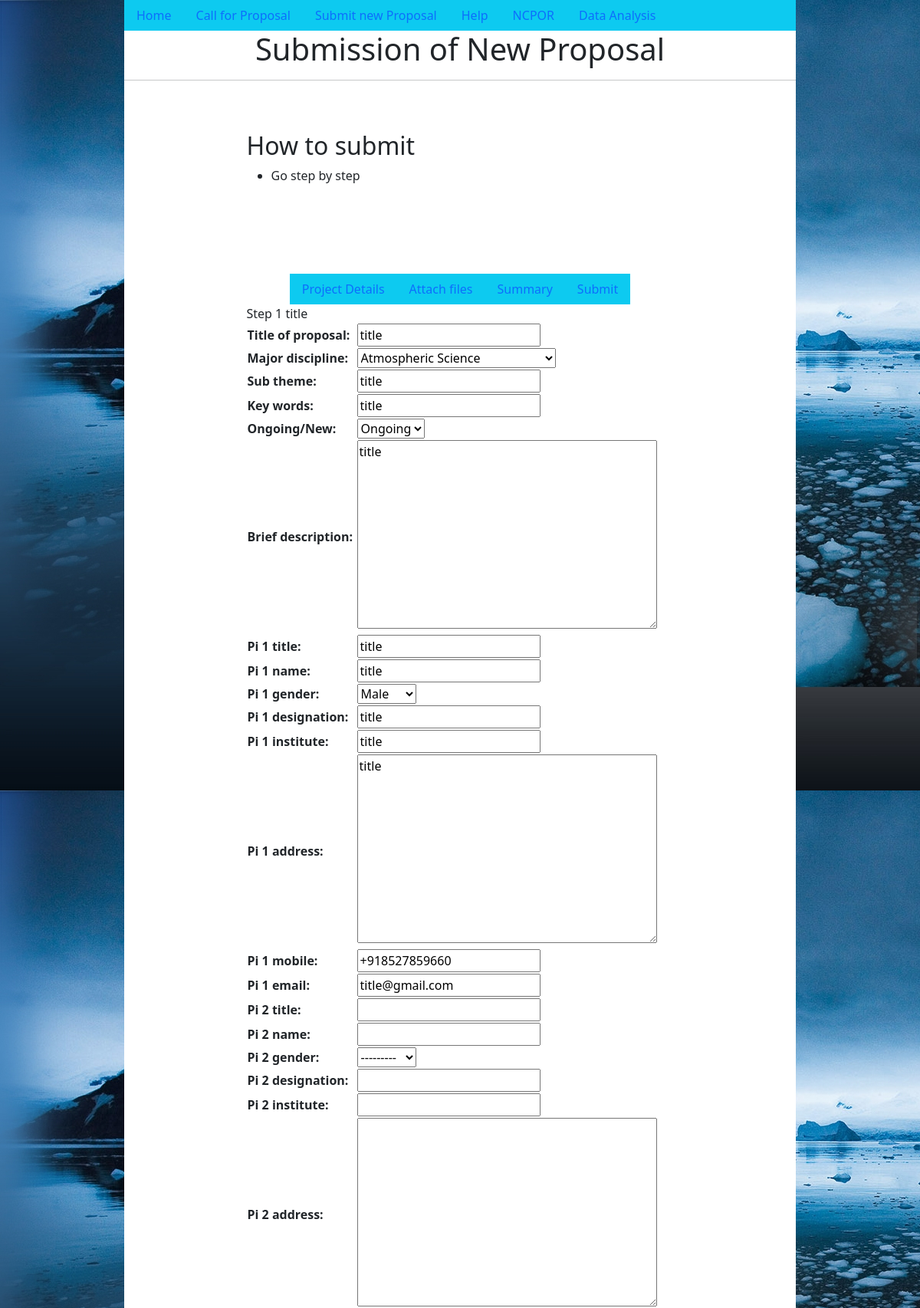
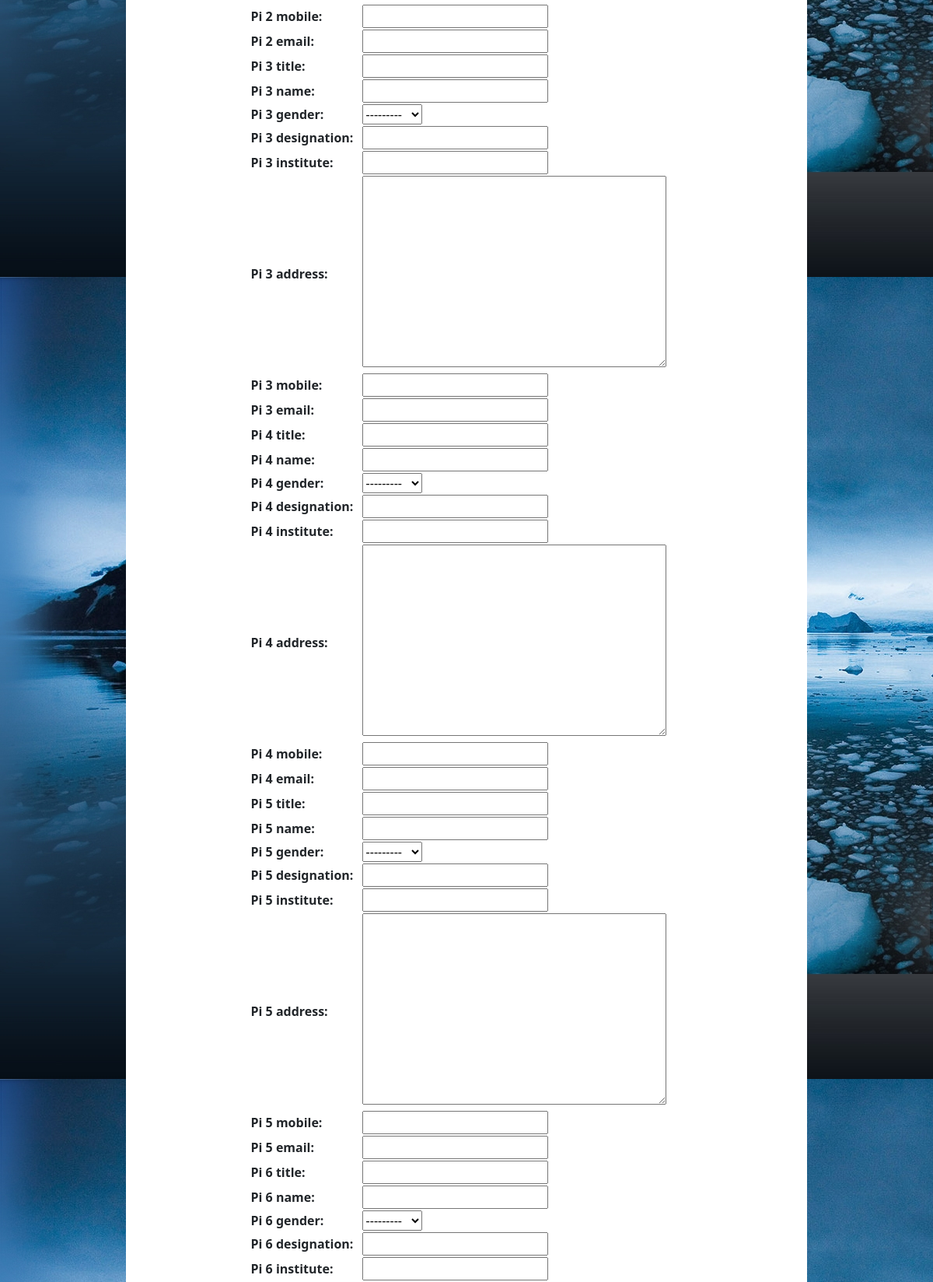
Page /proposals/submit/details/title/ (signed in, upper part) on the committed database (2 pictures, top to bottom).
### proposals/models.py (models this page shows)
class Details(models.Model):
    DISCIPLINE_CHOICES = (
        ("Atmospheric Science", "Atmospheric Science"),
        ("Oceanography", "Oceanography"),
        ("Geology and Palosciences", "Geology and Palosciences"),
        ("Glaciology and Remote Sensing", "Glaciology and Remote Sensing"),
        ("Environmental Science", "Environmental Science"),
        ("Biology", "Biology"),
        ("Other", "Other"),
    )
    FRESHNESS_CHOICE = (("Ongoing", "Ongoing"), ("New", "New"))
    proposal_number = models.CharField(max_length=12, null=True, blank=True)
    email = models.EmailField()
    title_of_proposal = models.CharField(
        max_length=50, null=False, unique=True, primary_key=True
    )
    major_discipline = models.CharField(
        max_length=30, choices=DISCIPLINE_CHOICES, null=False
    )
    sub_theme = models.CharField(max_length=20, null=False)
    key_words = models.CharField(max_length=50)
    freshness = models.CharField(
        max_length=10, choices=FRESHNESS_CHOICE, null=False, name="Ongoing/New"
    )
    brief_description = models.TextField(max_length=250)
    GENDER_CHOICES = (
        ("M", "Male"),
        ("F", "Female"),
        ("O", "Other"),
    )
    for i in range(1, 10 + 1):
        exec(
            f"""
pi_{i}_title = models.CharField(max_length=50, null=True, blank=True)
pi_{i}_name = models.CharField(max_length=50, null=True, blank=True)
pi_{i}_gender = models.CharField(max_length = 1,choices = GENDER_CHOICES, null=True,  blank=True)
pi_{i}_designation = models.CharField(max_length=50, null=True, blank=True)
pi_{i}_institute = models.CharField(max_length=50, null=True, blank=True)
pi_{i}_address = models.TextField(null=True, blank=True)
pi_{i}_mobile = PhoneNumberField(null=True, blank=True)
pi_{i}_email = models.EmailField(null=True, blank=True)
"""
        )

### proposals/views.py (the view, shortened to what this page needs)
# urls.py: path('submit/details', views.submit_details),
@login_required
def submit_details(request, title: str = ""):
    if title != "":
        title = title.replace("_", " ")
    details_form = DetailsForm()
    if title != "":
        query_set = Details.objects.filter(title_of_proposal=title).values()
        if len(query_set) > 0:
            details_form = DetailsForm(
                initial=Details.objects.filter(title_of_proposal=title).values()[0]
            )
    return render(
        request=request,
        template_name="submit.html",
        context={
            "details_form": details_form,
            "step": 1,
            "title": title if title != "" else None,
        },
    )

### proposals/forms.py
class DetailsForm(forms.ModelForm):
    class Meta:
        model = Details
        exclude = ("email", "proposal_number")

### proposals/templates/submit.html (shortened to what this page needs)
{% extends 'base.html' %}
{% load static %}
{% block head %}Submission of New Proposal{% endblock head %}
{% block content %}
    <div style="width: 75%; margin: auto; padding: 50px;">
        <h2>How to submit</h2>
        <ul>
            <li>Go step by step</li>
        </ul>
    </div>
    <div style="width: 75%; margin: auto; padding: 50px;">
        <nav class="d-flex justify-content-center">
            <ul class="nav bg-info">
                <li class="nav-item">
                    <a class="nav-link" href="/proposals/submit/details">Project Details</a>
                </li>
                <li class="nav-item">
                    <a class="nav-link" href="/proposals/submit/files">Attach files</a>
                </li>
                <li class="nav-item">
                    <a class="nav-link" href="/proposals/submit/summary">Summary</a>
                </li>
                <li class="nav-item">
                    <a class="nav-link" href="/proposals/submit/finish">Submit</a>
                </li>
            </ul>
        </nav>
        <div>
            Step {{ step }}
            {{ title }}
            {% if step == 1 %}
                <form method="POST">
                    <table>
                        {{ details_form.as_table }}
                    </table>
                </form>
            {% endif %}
        </div>
    </div>
{% endblock content %}

### rows in the picture
Details: title_of_proposal "title", sub_theme "title", key_words "title", brief_description "title", pi_1_title "title", pi_1_name "title", pi_1_designation "title", pi_1_institute "title", pi_1_address "title", pi_1_mobile "+918527859660", pi_1_email "title@gmail.com"

### other values in the picture
{{ step }} "1"
{{ title }} "title"
